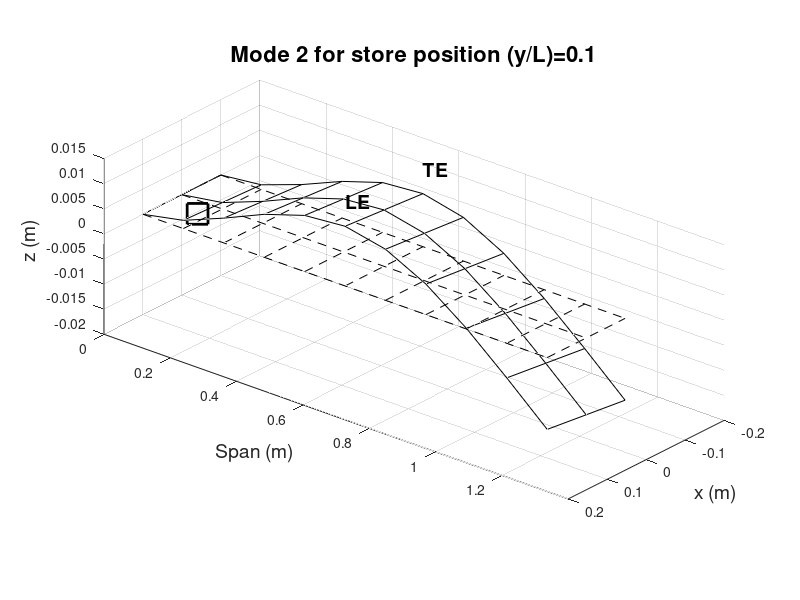

The MATLAB script that drew this image:
clc
clear
close all

%%
% wing parameters
mw = 1.5818 ;                   % mass of the wing
c = 0.2032 ;                    % chord length 
b = c/2 ;                       % half chord
L = 1.2192 ;                    % length of the wing
EA = 0.437*c ;                  % position of elastic axis
IA = 0.454*c ;                  % position of inertial axis
x_b = IA-EA ;                   % 
EI = 404.76 ;                   % flexural rigidity of wing (Nm^2)
GJ = 199.076 ;                  % torsional rigidity of wing (Nm^2/rad)
mbar = mw/L ;                   % mass per unit length of wing (kg/m)
Iwing = 4.349e-3/L ;            % wing pitch moment of inertia (kg m^2/m)
rho = mbar/(pi*b*b*32.6) ;      

% parameters for wing store 4 
ms = 0.636*mw ;                    % store 4 mass, kg
xs = 0.625 ;                       % position of store ahead of Elastic Axis, m
Is = 1.91*Iwing*L ;                % pitch inertia of store about centre , kg m^2
x = xs*b ;

% store position at 100 points along span
 for int_pos = 1:1:101
    Ls = (int_pos-1).*(L/100) ;
    % calculate Delta, Deltas, B, C, D and T matrices.
    % setup functions for bending, 3 bending and 2 torsion modes
    y_L = 0:0.1:1 ;
    N = 5 ;                                                      % assume as a first test the bending 
    M = 6 ;                                                      % and torsion modes

    for i=1:N
        psi_i = (y_L).^(i+1) ;                                      % ith bending function for wing
        psi_i_store = (Ls/L).^(i+1) ;                               % ith bending funtion for store
        psi_i_double = ((i*(i+1))/L.^2).*((y_L).^(i-1)) ;           % ith bending function second derivative (psi'')
        for j = 1:N
           psi_j = (y_L).^(j+1) ;                                   % jth bending function of wing
           psi_j_store = (Ls/L).^(j+1) ;                            % jth bending mode of store
           psi_j_double = ((j*(j+1))/L.^2).*((y_L).^(j-1)) ;        % jth wing bending function second derivative (psi'') 
           % Del, Dels and B matrices
           Del(i,j) = (L-0)*trapz(y_L,psi_i.*psi_j) ;              % Delta for wing
           Dels(i,j) = psi_i_store.*psi_j_store ;                  % Delta for store
           B(i,j) = (L-0)*trapz(y_L,psi_i_double.*psi_j_double) ;  % 
        end
    end
    % setup i and j torsion for wing and store, 2 torsion modes
    for i=1:M
        phi_i = (y_L).^i ;                                          % ith torsional function for wing
        phi_i_store = (Ls/L).^i ;                                   % ith torsional function for store
        phi_i_single = ((i)/(L)).*((y_L).^(i-1)) ;                  % ith torsional function first derivative (phi')
        for j = 1:M
            phi_j = (y_L).^j ;                                          % jth torsional function for wing 
            phi_j_store = (Ls/L).^j ;                                   % jth torsional function for store
            phi_j_single = ((j)/(L)).*((y_L).^(j-1)) ;                  % jth torsional function first derivative (phi')
            % D, D_store and T matrices
            D(i,j) = (L-0)*trapz(y_L, phi_i.*phi_j) ;                       % D matrix for wing
            D_s(i,j) = phi_i_store.*phi_j_store ;                           % D matrix for store
            T(i,j) = (L-0)*trapz(y_L, phi_i_single.*phi_j_single) ;         % T matrix
        end
    end
    % Define functions for i bending and j torsion to determine C matrix
    for i=1:N
        psi_i = (y_L).^(i+1) ;                                      % ith bending function for wing
        psi_i_store = (Ls/L).^(i+1) ;                               % ith bending funtion for store
        psi_i_double = ((i*(i+1))/L.^2).*((y_L).^(i-1)) ;           % ith bending function second derivative (psi'')
        for j = 1:M
            phi_j = (y_L).^j ;                                      % jth torsional function for wing
            phi_j_store = (Ls/L).^j ;                               % jth torsional function for store 
            phi_j_single = ((j)/(L)).*((y_L).^(j-1)) ;              % jth torsional function first derivative (phi')
            % C and C_store matrices
            C(i,j) = (L-0)*trapz(y_L, psi_i.*phi_j) ;
            C_s(i,j) = psi_i_store.*phi_j_store ;
        end
    end

% Expressions for wing and store mass matrix
Mwing = [   mbar*Del,   -mbar*x_b*C   ;
         -mbar*x_b*(C'),  Iwing*D   ] ;

Mstore = [    ms*Dels,     ms*x*C_s   ; 
           ms*x*(C_s'),   Is*D_s   ]   ;

%Determince expression for the stiffness matrix, unaffected by the addition of a store
K = [    EI*B,      zeros(N,M)  ;
     (zeros(N,M))',    GJ*T   ] ;

% Total mass matrix achieved by combining the mass matrices of store and wing
    Mt = Mwing + Mstore ;

% Determine natural frequencies
    [V,Lambda] = eig(K,Mt) ;
    
    % We only want to save the eigenvectors at 11 specific points along the span.
    if int_pos == 1
        Vout(:,:,1) = V ;                   % Save the Ls = 0 (clean wing) case as index 1
        
    elseif mod(int_pos-1, 10) == 0
        store_idx = (int_pos-1)/10 + 1 ;    % For int_pos 11, 21, 31... calculate the corresponding index (2 through 11)
        Vout(:,:,store_idx) = V ;           % Save the 5x5 eigenvector matrix into the 3D Vout array
    end

    omega = sqrt(diag(Lambda)) ;            % rad/s frequency
    f(:,int_pos) = omega/(2*pi) ;           % transforms the Frequency from radians to Hz
end
    % Data from NACA TN1594 for plotting
  
    %Deflection and twist of the elastic axis create 11 store positions along span
    y_L=0:0.1:1;
    % select mode
    mode = 2 ;
    % select store position
    store_pos = 2 ;
    EA_z = zeros(1,length(y_L)) ;
    theta_EA = zeros(1,length(y_L)) ;
    % Determine the amount of bending
    for j = 1:N
        a = 0.01*Vout(j,mode,store_pos) ;
        psi_j = (y_L).^(j+1) ;
        EA_z = EA_z + psi_j*a ;
    end
    % Determine the amount of twist
    for j = N+1:(M+N)
        b = 0.01*Vout(j,mode,store_pos) ;
        phi_j = (y_L).^(j-N) ;
        theta_EA = theta_EA+(phi_j*b)*(180/pi) ;
    end

% Geometry --------------------------------------------------------------------------------------------------------------

    % Determine leading edge and trailing edge x and z coordinates
    Lead_x = 0.1 ;
    Lead_z= 0 ;
    Trail_x = -0.1 ; 
    Trail_z = 0 ;
    Store_x = 0 ;
    Store_z = 0 ;
       
    % Calculate physical span locations
    y_span = L * y_L; 

    % Calculate the deformed coordinates for the whole wing (Using cosd and sind because theta_EA is in degrees)
    x_LE = Lead_x * cosd(theta_EA);
    z_LE = Lead_x * sind(theta_EA) + EA_z;
    
    x_TE = Trail_x * cosd(theta_EA);
    z_TE = Trail_x * sind(theta_EA) + EA_z;
    
    x_EA = zeros(1, length(y_L));
    z_EA = EA_z;

%% Experimental Data
%          y/l      f_b1   f_b2   f_t
data = [
    0,     0,        6.45, 39.2   47.3    ;
    0,     0,        6.43, 39.2   39.2    ;
    11,    0.234043, 6.64, 30.41, 40      ;
    11,    0.234043, 6.64, 30.15, 40.21   ;
    20.5,  0.43617,  6.14, 35.6,  35.6    ; 
    20.5,  0.43617,  6.15, 35.6,  35.6    ;
    26,    0.553191, 5.56, 33.69, 24.27   ; 
    26,    0.553191, 5.54, 34,    22.91   ;
    29,    0.617021, 5.22, 35.1,  24.74   ;
    29,    0.617021, 5.3,  36.11, 24.63   ;
    41,    0.87234,  4.17, 38.5,  23.9    ;
    41,    0.87234,  4.17, 38.3,  23.9    ;
    44,    0.93617,  3.86, 35.83, 23.59   ;
    44,    0.93617,  3.86, 36,    23.59   ;
    44,    0.93617,  3.83, 35.8,  23.38   ;
    44,    0.93617,  3.8,  25.64, 23.33   ;
    44,    0.93617,  3.84, 35.83, 23.29   ;
    44,    0.93617,  3.87, 36.35, 23.52   ;
    47,    1,        3.65, 34.35, 22.5    ;
    47,    1,        3.68, 34.25, 22.5    ;
    47,    1,        3.59, 33.13, 20.63   ;
    47,    1,        3.62, 33.74, 22.6    ;
    47,    1,        3.59, 33.74, 22.02   ;
    47,    1,        3.61, 34.09, 22.83 ] ;

store_pos_in = data(:, 1);
store_pos_yL = data(:, 2);
exp_B1 = data(:, 3);            % experimental data for first bending 
exp_B2 = data(:, 4);            % experimental data for second bending 
exp_T  = data(:, 5);            % experimental data for torsion

% Find the unique y/L positions
[unique_yL, ~, idx] = unique(store_pos_yL);

% Calculate the Mean for each unique position
mean_B1 = accumarray(idx, exp_B1, [], @mean);
mean_B2 = accumarray(idx, exp_B2, [], @mean);
mean_T  = accumarray(idx, exp_T,  [], @mean);

% Calculate the Standard Deviation (Error) for each unique position
std_B1 = accumarray(idx, exp_B1, [], @std);
std_B2 = accumarray(idx, exp_B2, [], @std);
std_T  = accumarray(idx, exp_T,  [], @std);

%% 3D PLOT --------------------------------------------------------------------------------------------------------------

    figure('name', '3D visualisation of Wing');
    hold on;
    grid on;
    view(-35, 300) ;                  % Sets the 3D viewing angle to match your reference image
    
    % rigid wing 
    plot3([Lead_x Lead_x], [0 L], [0 0], '--k');                    % Leading Edge
    plot3([Trail_x Trail_x], [0 L], [0 0], '--k');                  % Trailing Edge
    plot3([0 0], [0 L], [0 0], '--k');                              % Elastic Axis
    
    % plot chordwise ribs
    for i = 1:length(y_L)
        plot3([Lead_x, Trail_x], [y_span(i), y_span(i)], [0, 0], '--k');
    end

    % deformed wing 
    plot3(x_LE, y_span, z_LE, '-k'); % Deformed Leading Edge
    plot3(x_TE, y_span, z_TE, '-k'); % Deformed Trailing Edge
    plot3(x_EA, y_span, z_EA, '-k'); % Deformed Elastic Axis
    
    % plot chordwise ribs
    for i = 1:length(y_L)
        plot3([x_LE(i), x_TE(i)], [y_span(i), y_span(i)], [z_LE(i), z_TE(i)], '-k');
    end

    % text denoting leading and trailing edges
    text(x_LE(6), y_span(6), z_LE(6) + 0.005, 'LE', 'FontSize', 14, 'FontWeight', 'bold');    % Index 6 corresponds to 50% 
    text(x_TE(6), y_span(6), z_TE(6) + 0.005, 'TE', 'FontSize', 14, 'FontWeight', 'bold');    % span (y/L = 0.5)

    % store marker
    y_store = y_span(store_pos);                                    % Calculate store 
    x_store_rot = x * cosd(theta_EA(store_pos));                    % location on the 
    z_store = x * sind(theta_EA(store_pos)) + EA_z(store_pos);      % deformed wing
    
    % plot the store as a large square 's' marker
    plot3(x_store_rot, y_store, z_store, 'sk', 'MarkerSize', 15, 'LineWidth', 2);

    % figure formatting 
    
    % force desired view angle 
    view(130, 25) ;
    
    % axis labels
    xlabel('x (m)', 'FontSize', 14);
    ylabel('Span (m)', 'FontSize', 14);
    zlabel('z (m)', 'FontSize', 14);

    % axis limits 
    xlim([-0.2, 0.2]);
    ylim([0, 1.4]);
    
    % make the 3D bounding box rectangular
    pbaspect([1 2.5 0.8]);              % [x-width, y-length, z-height]. This makes Span 2.5x visually longer than Chord.
    
    % title based on selected mode and store position
    title_str = sprintf('Mode %d for store position (y/L)=%.1f', mode, y_L(store_pos));
    title(title_str, 'FontSize', 16, 'FontWeight', 'bold');
   
    hold off;

%% 2D Frequency plot 
% 
% % sort frequencies at every spanwise station from lowest to highest
% f_sorted = sort(f, 1);          % ensures F1 is always the lowest line, F2 is the middle, etc
% 
% % create x-axis array for computed lines 
% x_span = 0:0.01:1;
% 
% figure('Name', 'Nat. Freq. for first 3 modes');
% hold on;
% 
% % plot the computed lines (rows 1, 2, and 3 of f_sorted)
% plot(x_span, f_sorted(1,:), '-', 'LineWidth', 2.5, 'DisplayName', 'Computed B1');  
% plot(x_span, f_sorted(2,:), '-', 'LineWidth', 2.5, 'DisplayName', 'Computed B2');  
% plot(x_span, f_sorted(3,:), '-', 'LineWidth', 2.5, 'DisplayName', 'Computed T1');  
% 
% % Plot the experimental data markers with ERROR BARS
% % Syntax: errorbar(x, y, error, 'LineStyle', 'none', 'Marker', ...)
% errorbar(unique_yL, mean_B1, std_B1, '^k', 'MarkerSize', 15, 'LineWidth', 1, 'DisplayName', 'Experimental B1');
% errorbar(unique_yL, mean_B2, std_B2, 'ok', 'MarkerSize', 15, 'LineWidth', 1, 'DisplayName', 'Experimental B2');
% errorbar(unique_yL, mean_T, std_T, 'sk', 'MarkerSize', 15, 'LineWidth', 1, 'DisplayName', 'Experimental T1');
% 
% % figure formatting 
% xlabel('Store position (y/L)', 'FontSize', 16);
% ylabel('Frequency [Hz]', 'FontSize', 16);
% 
% % title based on selected N and M values
% title_str = sprintf('First 3 modal frequencies vs Store Position (N = %d, M = %d)', N, M) ;
% title(title_str, 'FontSize', 18, 'FontWeight', 'bold');
% 
% % axis limits
% xlim([-0.01 1]);
% ylim([0 50]);
% 
% grid on
% grid minor
% legend('Location', 'northeast', 'FontSize', 15, "Position", [0.8388 0.7589 0.1555 0.2167]);
% 
% % clean up the axes 
% box off;
% set(gca, 'FontSize', 20, 'TickDir', 'in');
% hold off;
